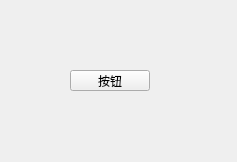
<?xml version="1.0" encoding="UTF-8"?>
<ui version="4.0">
 <class>Widget</class>
 <widget class="QWidget" name="Widget">
  <property name="geometry">
   <rect>
    <x>0</x>
    <y>0</y>
    <width>237</width>
    <height>162</height>
   </rect>
  </property>
  <property name="windowTitle">
   <string>Widget</string>
  </property>
  <widget class="QPushButton" name="pushButton">
   <property name="geometry">
    <rect>
     <x>70</x>
     <y>70</y>
     <width>80</width>
     <height>21</height>
    </rect>
   </property>
   <property name="cursor">
    <cursorShape>ArrowCursor</cursorShape>
   </property>
   <property name="text">
    <string>按钮</string>
   </property>
  </widget>
 </widget>
 <resources/>
 <connections/>
</ui>
